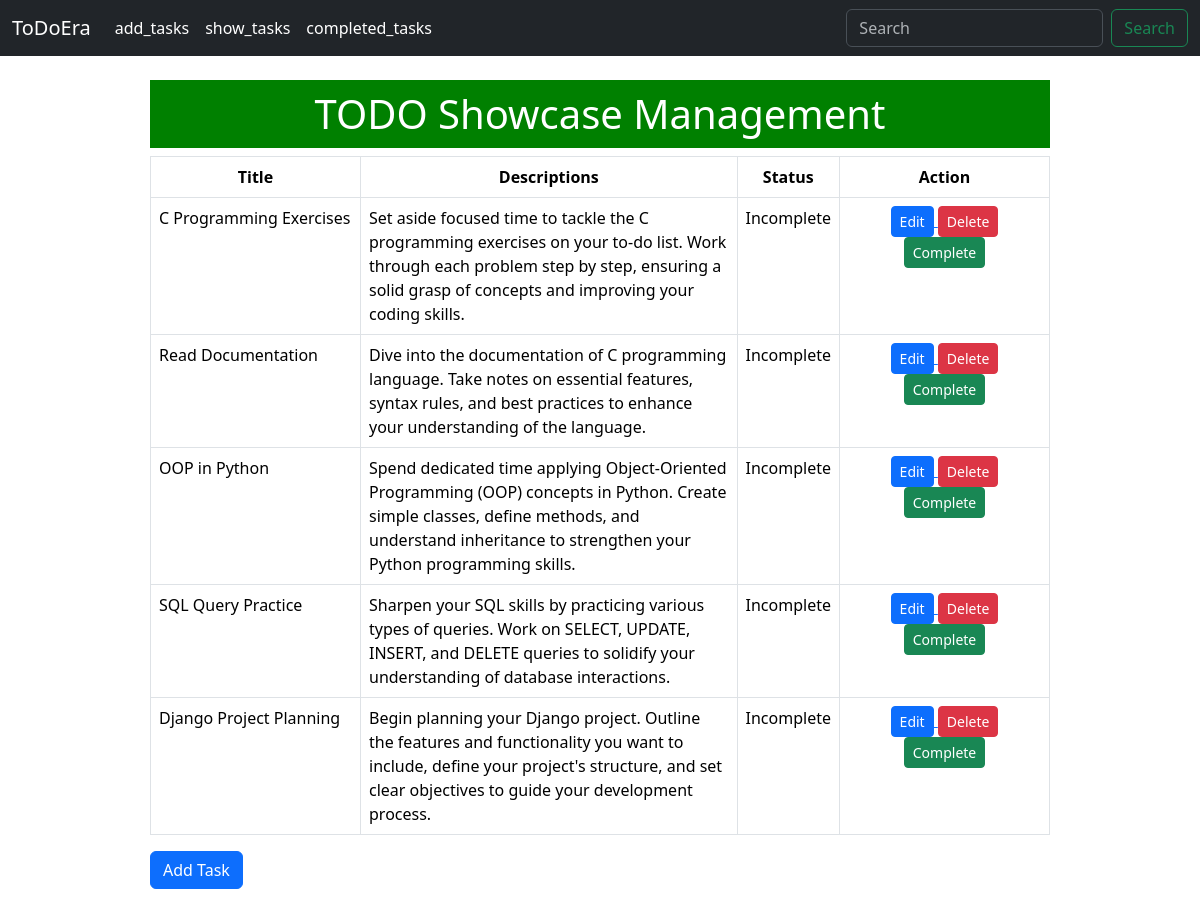
Page /show_tasks/ on the committed database.
### List/models.py (models this page shows, shortened)
class TaskModel(models.Model):
    taskTitle = models.CharField(max_length=100)
    taskDescription = models.TextField(max_length=1000)
    is_completed = models.BooleanField(default=False)

### List/views.py (the view)
# urls.py: path('show_tasks/', show_tasks, name='show_tasks'),
def show_tasks(request):
    tasks = TaskModel.objects.filter(is_completed = False)
    return render(request, 'show_tasks.html', {'data': tasks})

### List/templates/show_tasks.html (shortened to what this page needs)
{% extends "home.html" %}
{% block content %}
    <div style="width: 75%; margin: auto;">
        <br/>
        <h1 style="text-align: center; width: 100%; background-color: green; color: white; padding: 10px;">TODO Showcase Management</h1>
        {% if data %}
            <table class="table table-bordered">
                <thead>
                    <tr style="text-align: center;">
                        <th scope="col">Title</th>
                        <th scope="col">Descriptions</th>
                        <th scope="col">Status</th>
                        <th scope="col" style="text-align: center;">Action</th>
                    </tr>
                </thead>
                <tbody>
                    {% for i in data %}
                        <tr>
                            <td style="width: 210px;">{{ i.taskTitle }}</td>
                            <td>{{ i.taskDescription }}</td>
                            {%if i.is_completed%}
                                <td style="text-align: center;">Complete</td>
                            {%else%}
                                <td style="text-align: center;">Incomplete</td>
                            {%endif%}
                            <td style="width: 210px; text-align:center">
                                <a href="{% url 'edit_task' id=i.id %}">
                                    <button type="button" class="btn btn-primary btn-sm">Edit</button>
                                </a>
                                <a href="{% url 'delete_task' id=i.id %}">
                                    <button type="button" class="btn btn-danger btn-sm">Delete</button>
                                </a>
                                <a href="{% url 'complete_task' id=i.id%}">
                                    <button type="button" class="btn btn-success btn-sm">Complete</button>
                                </a>
                            </td>
                        </tr>
                    {% endfor %}
                </tbody>
            </table>
        {% else %}
            <h1>No data available!</h1>
        {% endif %}
        <a href="{% url 'add_tasks' %}">
            <button type="button" class="btn btn-primary" style="margin-bottom: 10px;">Add Task</button>
        </a>
    </div>
{% endblock %}

### rows in the picture
TaskModel: taskTitle "C Programming Exercises", taskDescription "Set aside focused time to tackle the C programming exercises on your to-do list. Work through each problem step by step, ensuring a solid grasp of concepts and improving your coding skills.", is_completed "Incomplete"
TaskModel: taskTitle "Read Documentation", taskDescription "Dive into the documentation of C programming language. Take notes on essential features, syntax rules, and best practices to enhance your understanding of the language.", is_completed "Incomplete"
TaskModel: taskTitle "OOP in Python", taskDescription "Spend dedicated time applying Object-Oriented Programming (OOP) concepts in Python. Create simple classes, define methods, and understand inheritance to strengthen your Python programming skills.", is_completed "Incomplete"
TaskModel: taskTitle "SQL Query Practice", taskDescription "Sharpen your SQL skills by practicing various types of queries. Work on SELECT, UPDATE, INSERT, and DELETE queries to solidify your understanding of database interactions.", is_completed "Incomplete"
TaskModel: taskTitle "Django Project Planning", taskDescription "Begin planning your Django project. Outline the features and functionality you want to include, define your project's structure, and set clear objectives to guide your development process.", is_completed "Incomplete"
